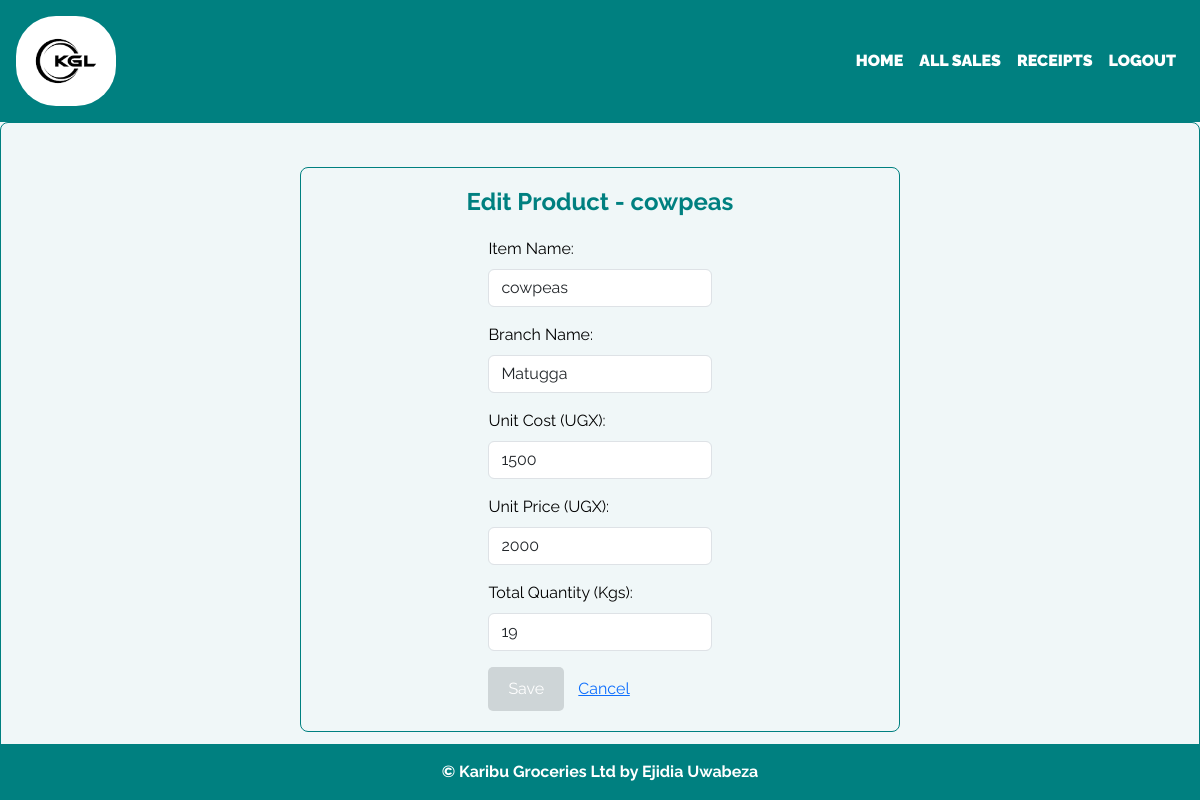
/product/12/edit/ (signed in), run on the app's committed database.
### karibu/models.py (models this page shows, shortened)
class Stock(models.Model):
    item_name=models.CharField(max_length=50, null = True, blank=False)
    stock_branch_name=models.CharField(max_length=50, null = True, blank=False)
    stock_type=models.CharField(max_length=50, null = True, blank=False)
    stock_time_of_arrival=models.DateTimeField( default=datetime.now(), null=True, blank=True)
    created_at =models.DateTimeField(auto_now_add=True,null=True)
    supplier_contact=models.CharField(max_length=50, null = True, blank=False)
    stock_source = models.CharField(max_length=50, null = True, blank=False)
    unit_cost = models.IntegerField(default=10, null = True, blank=False)
    unit_price = models.IntegerField(default=0, null = True, blank=False)
    total_quantity = models.IntegerField(default=0, null = True, blank=False)
    issued_quantity = models.IntegerField(default=0, null = True, blank=False)

### karibu/views.py (the view)
# urls.py: path('product/<int:product_id>/edit/', views.edit_detail, name='edit_detail'),
@login_required
def edit_detail(request, product_id):
    if not request.user.is_manager:
        return HttpResponseForbidden("You are not allowed to edit products.")
    """if getattr(request.user, 'is_administrator', False):
        return HttpResponseForbidden("Admins are not allowed to edit products.")"""
    product = get_object_or_404(Stock, id=product_id)
    if request.method == "POST":
        form = ProductForm(request.POST, instance=product)
        if form.is_valid():
            form.save()
            return redirect('product_detail', product_id=product.id)
    else:
        form = ProductForm(instance=product)
    return render(request, "ebook/edit_product.html", {'form': form, 'product': product})

### karibu/forms.py
class ProductForm(forms.ModelForm):
    class Meta:
        model = Stock
        fields = ['item_name', 'stock_branch_name', 'unit_cost', 'unit_price', 'total_quantity']
        widgets = {
            'item_name': forms.TextInput(attrs={'class': 'form-control'}),
            'stock_branch_name': forms.TextInput(attrs={'class': 'form-control'}),
            'unit_cost': forms.NumberInput(attrs={'class': 'form-control'}),
            'unit_price': forms.NumberInput(attrs={'class': 'form-control'}),
            'total_quantity': forms.NumberInput(attrs={'class': 'form-control'}),
        }
        labels = {
            'item_name': 'Item Name',
            'stock_branch_name': 'Branch Name',
            'unit_cost': 'Unit Cost (UGX)',
            'unit_price': 'Unit Price (UGX)',
            'total_quantity': 'Total Quantity (Kgs)',
        }

### karibu/templates/ebook/edit_product.html (shortened to what this page needs)
{% extends 'ebook/base.html' %}
{% block content %}
<div class="container">
  <h2>Edit Product - {{ product.item_name }}</h2>
  <form method="post">
    {{ form.as_p }}
    <button type="submit" style="background-color: #ced5d7; color: white; padding: 10px 20px; border: none; border-radius: 5px;">Save</button>
    <a href="{% url 'product_detail' product.id %}" style="margin-left: 10px;">Cancel</a>
  </form>
</div>
{% endblock %}

### karibu/static/ebook/css/style.css (style rules this page uses)
html,body { position: relative; overflow-x: hidden; background: url('/static/ebook/images/backie.jpg'); width: 100% !important; height: 100vh; display: table; position: relative; background-position: center; background-attachment: scroll; -o-background-size: cover; -moz-background-size: cover; -webkit-background-size: cover; background-size: cover; background-repeat: no-repeat; }
body { background-color: #059212; font-family: 'raleway'; }
form { width: 40%; margin: 0 auto; }

### karibu/templates/ebook/base.html (style rules this page uses)
body { height: 100%; margin: 0; font-family: 'Raleway', 'Montserrat', sans-serif; background-color: #f0f7f8; color: #000000; }

### karibu/templates/ebook/edit_product.html (style rules this page uses)
.container { background-color: #f0f7f8; padding: 20px; border-radius: 8px; border: 1px solid #008080; margin: 20px auto; max-width: 600px; }
.container h2 { color: #008080; font-size: 1.5rem; font-weight: bold; margin-bottom: 20px; text-align: center; }

### data on the page
Stock: item_name "cowpeas", stock_branch_name "Matugga", unit_cost "1500", unit_price "2000", total_quantity "19"
